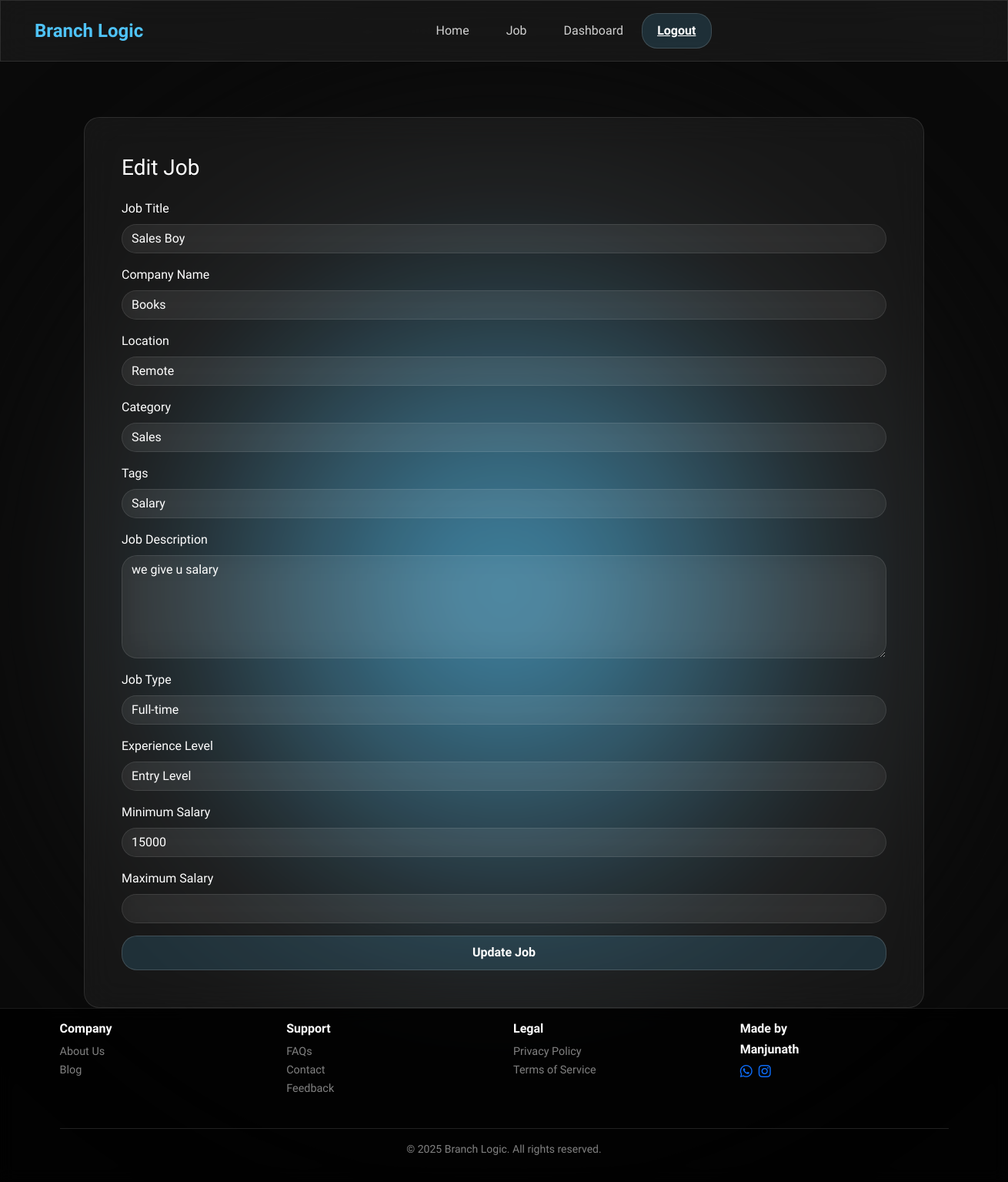
The app's page /admin/jobs/edit/4 (signed in) with its own data.
### models.py (models this page shows)
class Job(db.Model):
    id = db.Column(db.Integer, primary_key=True)
    title = db.Column(db.String(100), nullable=False)
    company = db.Column(db.String(100), nullable=False)
    location = db.Column(db.String(100), nullable=False)
    description = db.Column(db.Text, nullable=False)
    job_type = db.Column(db.String(50))  # e.g., Full-time, Part-time
    experience_level = db.Column(db.String(50))  # Entry, Mid, Senior
    min_salary = db.Column(db.Integer, nullable=True)
    max_salary = db.Column(db.Integer, nullable=True)
    category_id = db.Column(db.Integer, db.ForeignKey('category.id'), nullable=True)
    tags = db.Column(db.String(100))  # Optional: "Python,Remote,Internship"
    posted_on = db.Column(db.DateTime, default=datetime.utcnow)
    category = db.relationship('Category', backref='jobs')
    applications = db.relationship('Application', backref='job', cascade="all, delete-orphan", lazy=True)

### admin/routes.py (the view, shortened to what this page needs)
@admin_bp.route('/jobs/edit/<int:job_id>', methods=['GET', 'POST'])
@login_required
@admin_required
def edit_job(job_id):
    from admin.forms import JobForm
    from models import Category
    job = Job.query.get_or_404(job_id)
    form = JobForm(obj=job)
    form.category_id.choices = [(c.id, c.name) for c in Category.query.all()]
    return render_template('admin/edit_job.html', form=form)

### admin/forms.py
class JobForm(FlaskForm):
    title = StringField('Job Title', validators=[DataRequired()])
    company = StringField('Company Name', validators=[DataRequired()])
    location = StringField('Location', validators=[DataRequired()])
    category_id = SelectField("Category",  choices=[], coerce=int, validators=[DataRequired()])
    tags = StringField('Tags')          # Optional
    description = TextAreaField('Job Description', validators=[DataRequired()])
    submit = SubmitField('Post Job')
    job_type = SelectField("Job Type", choices=[
        ('Full-time', 'Full-time'),
        ('Part-time', 'Part-time'),
        ('Contract', 'Contract'),
        ('Internship', 'Internship')
    ])
    experience_level = SelectField("Experience Level", choices=[
        ('Entry Level', 'Entry Level'),
        ('Mid Level', 'Mid Level'),
        ('Senior Level', 'Senior Level'),
        ('Executive', 'Executive')
    ])
    min_salary = IntegerField("Minimum Salary")
    max_salary = IntegerField("Maximum Salary")

### admin/routes.py (called while the page is built)
def admin_required(f):
    from functools import wraps
    @wraps(f)
    def decorated_function(*args, **kwargs):
        if not current_user.is_authenticated or current_user.role != 'admin':
            return "Access Denied: Admins Only", 403
        return f(*args, **kwargs)
    return decorated_function

### app.py (called while the page is built)
def create_app():
    app = Flask(__name__)
    app.config.from_object(Config)
    db.init_app(app)
    migrate.init_app(app, db)
    login_manager.login_view = 'auth.login'
    login_manager.init_app(app)
    from models import User, Job, Application
    @login_manager.user_loader
    def load_user(user_id):
        return User.query.get(int(user_id))
    from main.routes import main_bp
    from auth.routes import auth_bp
    from student.routes import student_bp
    from admin.routes import admin_bp
    app.register_blueprint(main_bp)
    app.register_blueprint(auth_bp, url_prefix='/auth')
    app.register_blueprint(student_bp, url_prefix='/student')
    app.register_blueprint(admin_bp, url_prefix='/admin')
    return app

### templates/admin/edit_job.html (shortened to what this page needs)
{% extends 'base.html' %}
{% block content %}
<div class="container mt-5">
    <div class="glass p-5">
        <h3 class="mb-4">Edit Job</h3>
        <form method="POST">
           <div class="mb-3">
                {{ form.title.label(class="form-label text-white") }}
                {{ form.title(class="form-control glass text-white") }}
            </div>
            <div class="mb-3">
                {{ form.company.label(class="form-label text-white") }}
                {{ form.company(class="form-control glass text-white") }}
            </div>
            <div class="mb-3">
                {{ form.location.label(class="form-label text-white") }}
                {{ form.location(class="form-control glass text-white") }}
            </div>
            <div class="mb-3">
                {{ form.category_id.label(class="form-label text-white") }}
                {{ form.category_id(class="form-select glass text-white") }}
            </div>
            <div class="mb-3">
                {{ form.tags.label(class="form-label text-white") }}
                {{ form.tags(class="form-control glass text-white") }}
            </div>
            <div class="mb-3">
                {{ form.description.label(class="form-label text-white") }}
                {{ form.description(class="form-control glass text-white", rows=5) }}
            </div>
            <div class="mb-3">
                {{ form.job_type.label(class="form-label text-white") }}
                {{ form.job_type(class="form-select glass text-white") }}
            </div>
            <div class="mb-3">
                {{ form.experience_level.label(class="form-label text-white") }}
                {{ form.experience_level(class="form-select glass text-white") }}
            </div>
            <div class="mb-3">
                {{ form.min_salary.label(class="form-label text-white") }}
                {{ form.min_salary(class="form-control glass text-white") }}
            </div>
            <div class="mb-3">
                {{ form.max_salary.label(class="form-label text-white") }}
                {{ form.max_salary(class="form-control glass text-white") }}
            </div>
            <button type="submit" class="glass-btn w-100">Update Job</button>
        </form>
    </div>
</div>
{% endblock %}

### templates/base.html (style rules this page uses)
* { margin: 0; padding: 0; box-sizing: border-box; }
body { font-family: 'Segoe UI', sans-serif; background-color: #0a0a0a; color: white; overflow-x: hidden; position: relative; z-index: 1; min-height: 100vh; display: flex; flex-direction: column; }
.glass { background: rgba(255, 255, 255, 0.05); border: 1px solid rgba(255, 255, 255, 0.1); backdrop-filter: blur(20px); -webkit-backdrop-filter: blur(20px); border-radius: 20px; }
.glass-btn { background: rgba(79, 195, 247, 0.15); border: 1px solid rgba(255, 255, 255, 0.15); color: #fff; border-radius: 20px; padding: 0.6rem 1.2rem; cursor: pointer; font-weight: bold; transition: 0.3s ease; }

### records on screen
Job: title "Sales Boy", company "Books", location "Remote", category_id "Sales", tags "Salary", description "we give u salary", job_type "Full-time", experience_level "Entry Level", min_salary "15000"
